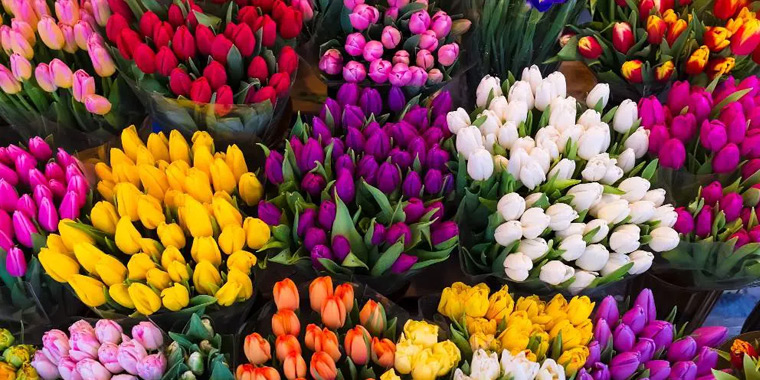
#> input picture tulipanes.jpg, 760 x 380 px, found by its file name
$ python fragmentacion.py
#> lines starting #> are read from the running program, lines starting #| are printed output that depends on the picture; after the words box and inside, x2 and y2 are one past the last pixel; in counts of white or black regions, pixels touching at a corner belong together
import cv2
import numpy as np

image = cv2.imread('C:/Users/extnoriegasl/OneDrive - Balluff GmbH/Documentos/EstadiasLCSN/tulipanes.jpg')
#> image is the input picture: shape (380, 760, 3); mean B, G, R 68.1, 79.6, 128.6
gray = cv2.cvtColor(image, cv2.COLOR_BGR2GRAY)
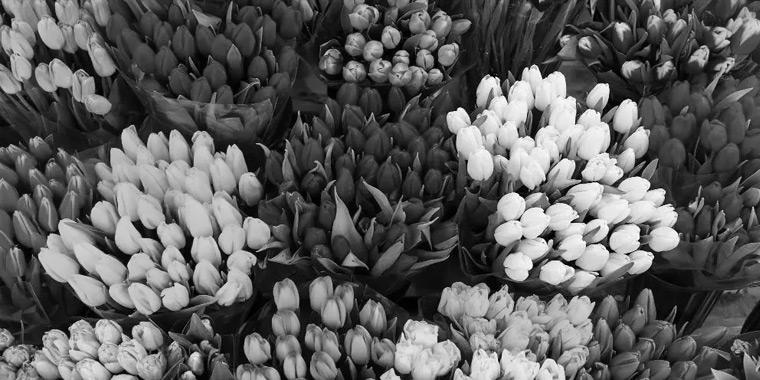
#> gray: shape (380, 760); min 0, max 255, mean 92.9
# Apply thresholding
ret, threshold = cv2.threshold(gray, 0, 255, cv2.THRESH_BINARY_INV + cv2.THRESH_OTSU)
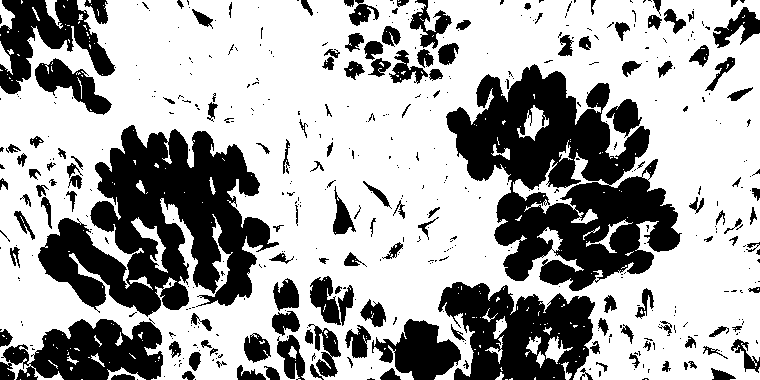
#> threshold: shape (380, 760); 65.6% white; 495 black regions (349 under 20 px), largest, box (x1, y1, x2, y2) and area: (446, 64, 682, 291) 26942, (38, 125, 279, 317) 24412, (438, 282, 595, 380) 9794
#> ret = 112

#eliminar ruido
kernel = np.ones((3, 3), np.uint8)
opening = cv2.morphologyEx(threshold, cv2.MORPH_OPEN, kernel, iterations=2)
#> opening: shape (380, 760); 61.7% white; 249 black regions (148 under 20 px), largest, box (x1, y1, x2, y2) and area: (0, 125, 284, 380) 34135, (446, 64, 682, 291) 30194, (345, 282, 600, 380) 15100

# Find background region
sure_bg = cv2.dilate(opening, kernel, iterations=3)
#> sure_bg: shape (380, 760); 75.3% white; 78 black regions (34 under 20 px), largest, box (x1, y1, x2, y2) and area: (450, 69, 677, 288) 22875, (42, 130, 267, 311) 19943, (442, 286, 596, 380) 8454

# Find foreground region
dist_transform = cv2.distanceTransform(opening, cv2.DIST_L2, 5)
ret, sure_fg = cv2.threshold(dist_transform, 0.7 * dist_transform.max(), 255, 0)
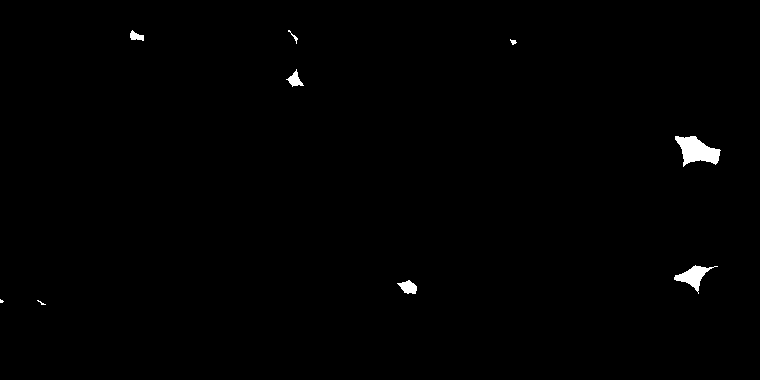
#> sure_fg: shape (380, 760) float32; 0.6% white; 9 white regions (2 under 20 px), largest, box (x1, y1, x2, y2) and area: (675, 136, 721, 167) 813, (674, 265, 718, 294) 443, (397, 280, 417, 294) 176
#> ret = 26.16

# Create marker image
sure_fg = np.uint8(sure_fg)
unknown = cv2.subtract(sure_bg, sure_fg)
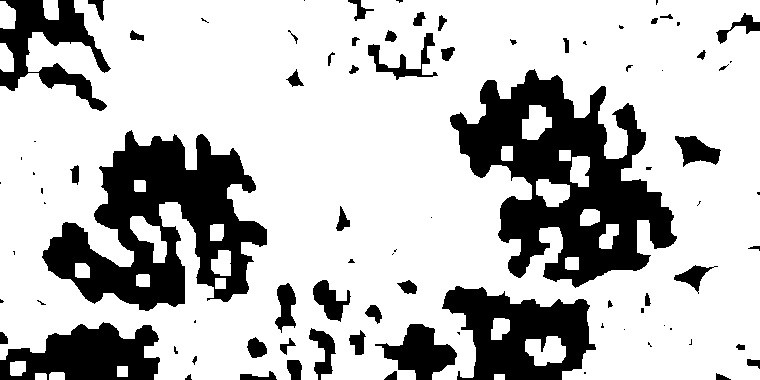
#> unknown: shape (380, 760); 74.7% white; 87 black regions (36 under 20 px), largest, box (x1, y1, x2, y2) and area: (450, 69, 677, 288) 22875, (42, 130, 267, 311) 19943, (442, 286, 596, 380) 8454

# Apply Watershed algorithm
ret, markers = cv2.connectedComponents(sure_fg)
#> markers: shape (380, 760) int32; 10 distinct labels, from 0 to 9
#> ret = 10
markers = markers + 1
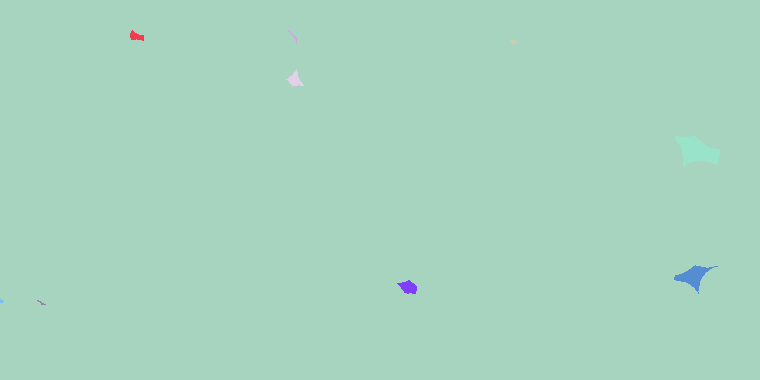
#> markers: shape (380, 760) int32; 10 distinct labels, from 1 to 10; one colour per label, 0 black
markers[unknown == 255] = 0
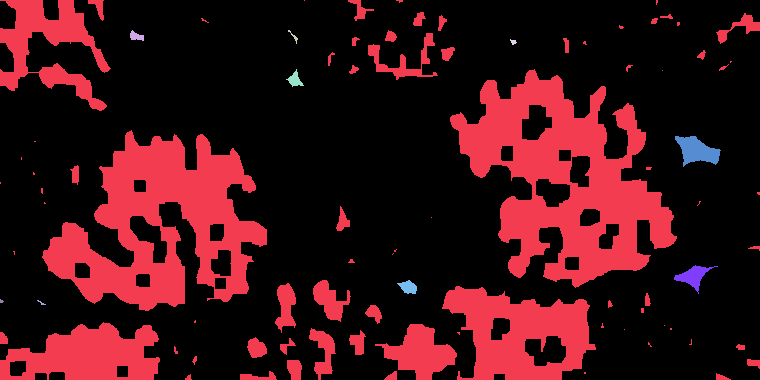
#> markers: shape (380, 760) int32; 11 distinct labels, from 0 to 10; one colour per label, 0 black
cv2.watershed(image, markers)

# Apply colormap to the markers
colored_markers = np.zeros_like(image)
colored_markers[markers == -1] = [183, 247, 239]  #color de fradmento

# Display the segmented image
segmented_image = cv2.addWeighted(image, 0.7, colored_markers, 0.3, 0)
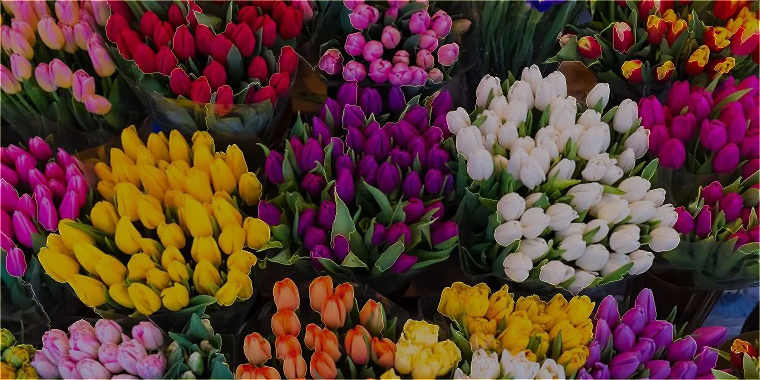
#> segmented_image: shape (380, 760, 3); mean B, G, R 49.3, 57.9, 92.1
cv2.imshow("Segmented Image", segmented_image)
cv2.waitKey(0)
